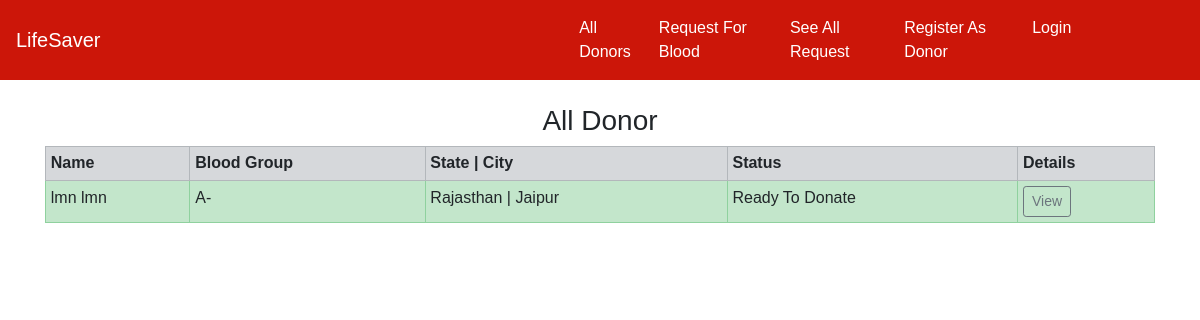
Screenshot of /donors_list/2/ with the database file from the repository.
### home/models.py (models this page shows, shortened)
class Donor(models.Model):
    donor = models.OneToOneField(User, on_delete=models.CASCADE, blank=True, null=True)
    date_of_birth = models.CharField(max_length=100)
    phone = models.CharField(max_length=10)
    city = models.CharField(max_length=100)
    state = models.CharField(max_length=100)
    address = models.TextField(max_length=500, default="")
    blood_group = models.ForeignKey(BloodGroup, on_delete=models.CASCADE)
    gender = models.CharField(max_length=10)
    image = models.ImageField(upload_to="")
    ready_to_donate = models.BooleanField(default=True)

class BloodGroup(models.Model):
    name = models.CharField(max_length=5)
    def __str__(self):
        return self.name

### home/views.py (the view)
# urls.py: path("donors_list/<int:myid>/", views.donors_list, name="donors_list"),
def donors_list(request, myid):
    blood_groups = BloodGroup.objects.filter(id=myid).first()
    donor = Donor.objects.filter(blood_group=blood_groups)
    return render(request, "donors_list.html", {'donor':donor})

### home/templates/donors_list.html (shortened to what this page needs)
{% extends 'base.html' %}
{% block body %}
<div class="container">
{% if donor %}
<h3 class="text-center">All Donor</h3>
<table class="table table-sm table-bordered">
  <tr class="table-secondary">
    <th>Name</th>
    <th>Blood Group</th>
    <th>State | City</th>
    <th>Status</th>
    <th>Details</th>
  </tr>
  {% for i in donor %}
    {% if i.ready_to_donate %}
      <tr class="table-success">
        <td>{{i.donor.get_full_name}}</td>
        <td>{{i.blood_group}}</td>
        <td>{{i.state}} | {{i.city}}</td>
        <td>Ready To Donate</td>
        <td><a href="/donors_details/{{i.id}}/" class="btn btn-sm btn-outline-secondary">View</a></td>
      </tr>
    {% endif %}
  {% endfor %}
</table>
{% else %}
<h2>No Donor Available</h2>
{% endif %}
</div>
{% endblock %}

### home/templates/base.html (style rules this page uses)
* { font-family: Impact, Haettenschweiler, 'Arial Narrow Bold', sans-serif; }

### rows the page displays
Donor: donor.get_full_name "lmn lmn", blood_group "A-", state "Rajasthan", city "Jaipur"
